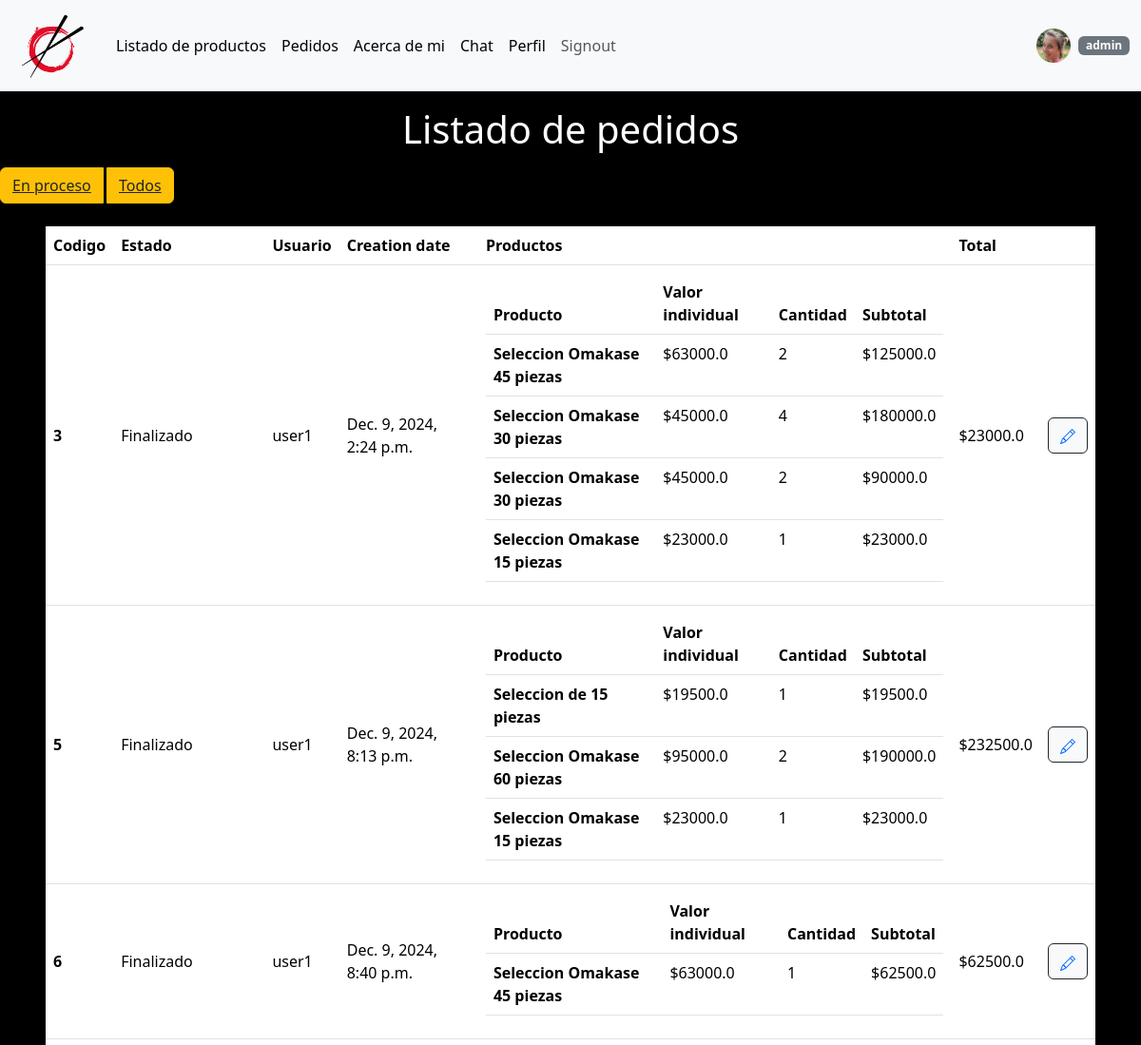
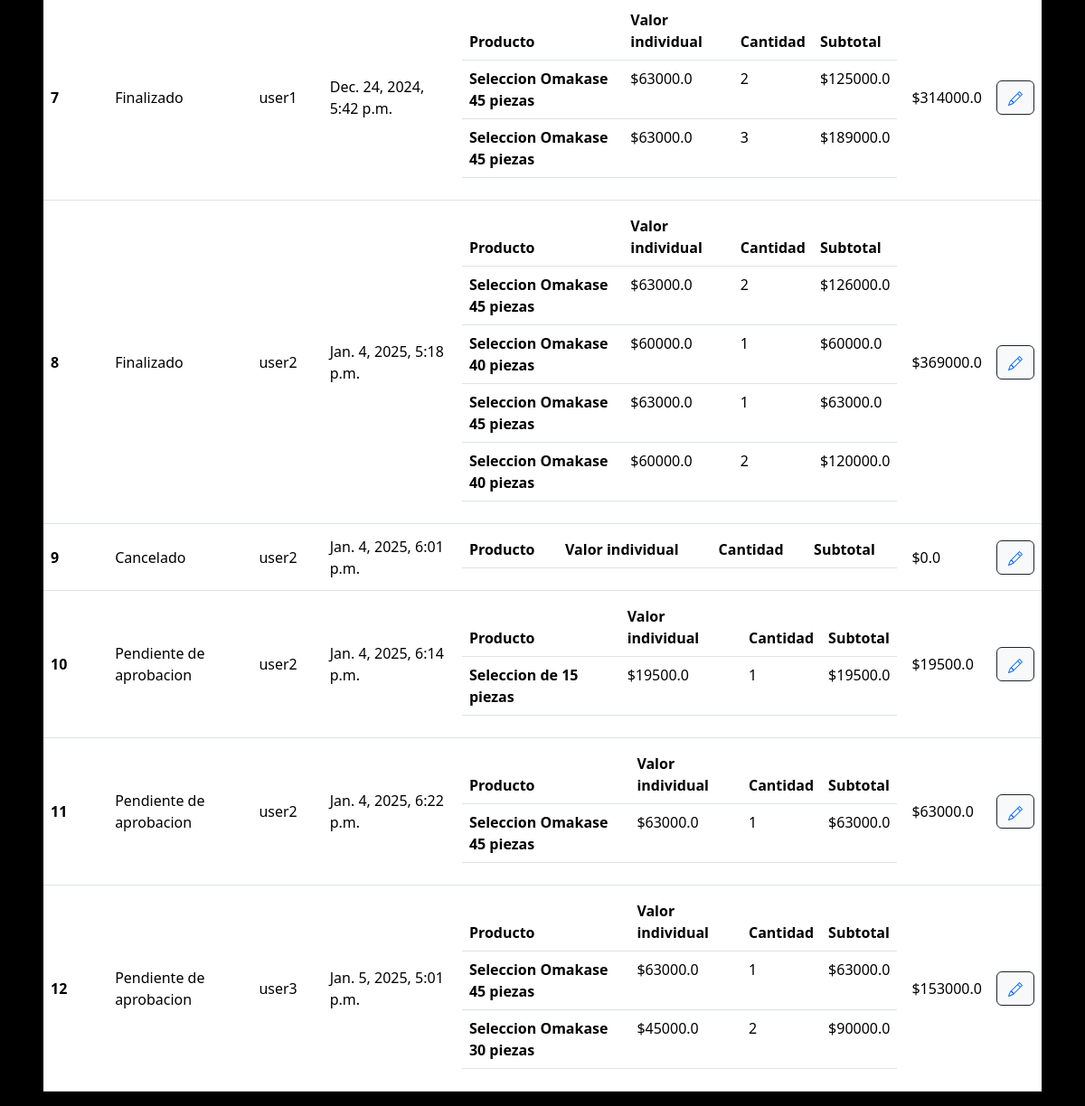
Screenshot of /requests_all (signed in) with the database file from the repository (2 pictures, top to bottom).
### core/models.py (models this page shows, shortened)
class UserInfo(models.Model):
    user = models.OneToOneField(User, on_delete=models.CASCADE)
    avatar = models.ImageField(upload_to='avatares', null=True, blank=True)
    birthDate = models.DateField(null=True)

class Purchase(models.Model):
    STATUS_CHOICES = [
        ('Para cargar', 'Para cargar'),
        ('Pendiente de aprobacion', 'Pendiente de aprobacion'),
        ('Pagado', 'Pagado'),
        ('En preparacion', 'En preparacion'),
        ('Listo para retirar', 'Listo para retirar'),
        ('Finalizado', 'Finalizado'),
        ('Cancelado', 'Cancelado')
    ]
    creation_date = models.DateTimeField(auto_now_add=True)
    products = models.ManyToManyField('Items', blank=True)
    total = models.FloatField(default=0)
    status = models.CharField(max_length=30, choices=STATUS_CHOICES, default='Para cargar')
    user = models.ForeignKey(User, on_delete=models.CASCADE, null=True, blank=True, default=1)

class Items(models.Model):
    product = models.ForeignKey(Product, on_delete=models.PROTECT)
    quantity = models.IntegerField(default=0)
    subtotal = models.FloatField(default=0)

class Product(models.Model):
    creation_date = models.DateTimeField(auto_now_add=True)
    picture = models.ImageField(upload_to='products', null=True)
    title = models.CharField(max_length=50)
    description = models.CharField(max_length=200)
    price = models.FloatField(default=0)
    stock = models.IntegerField(default=0)

### core/views.py (the view)
# urls.py: path('requests_all', views.requests_all, name='requests_all'), # ADMIN - Read all requests
@login_required(login_url='core:my-login')
def requests_all(request):
    try:
        if request.user.username == 'admin':
            purchases = Purchase.objects.exclude(status='Para cargar')
            context = {'purchases': purchases}
            return render(request, 'core/requests.html', context=context)
        return redirect("core:products")
    except:
        return redirect("core:products")

### templates/core/requests.html (shortened to what this page needs)
{% extends 'core/base.html' %}
{% load static %}
{% block content %}
<body class="bg-black">
    <h1 class="text-white text-center fw-lighter m-3">Listado de pedidos</h1>
    <div class="input-group">
      <button type="button" class="btn btn-warning text-dark">
        <a class="text-dark" href="{% url 'core:requests' %}">En proceso</a>
      </button>
      <button type="button" class="btn btn-warning text-dark">
        <a class="text-dark" href="{% url 'core:requests_all' %}">Todos</a>
      </button>
    </div>
    <br>
    <div class="mx-5">
        <table class="table table-hover">
            <thead>
              <tr>
                <th scope="col align-middle">Codigo</th>
                <th scope="col align-middle">Estado</th>
                <th scope="col align-middle">Usuario</th>
                <th scope="col align-middle">Creation date</th>
                <th scope="col align-middle">Productos</th>
                <th scope="col align-middle">Total</th>
                <th scope="col"></th>
              </tr>
            </thead>
            <tbody>
              {% for pur in purchases %}
                <tr>
                  <th scope="row" class="align-middle">{{pur.id}}</th>
                  <td class="align-middle">{{pur.status}}</td>
                  <td class="align-middle">{{pur.user}}</td>
                  <td class="align-middle">{{pur.creation_date}}</td>
                  <td>
                    <table class="table">
                      <thead>
                        <tr>
                          <th scope="col ">Producto</th>
                          <th scope="col">Valor individual</th>
                          <th scope="col">Cantidad</th>
                          <th scope="col">Subtotal</th>
                        </tr>
                      </thead>
                      <tbody>
                        {% for prod in pur.products.all %}
                          <tr>
                            <th scope="row">{{prod.product.title}}</th>
                            <td>${{prod.product.price}}</td>
                            <td>{{prod.quantity}}</td>
                            <td>${{prod.subtotal}}</td>
                          </tr>
                        {% endfor %}
                      </tbody>
                    </table>
                  </td>
                  <td class="align-middle">${{pur.total}}</td>
                  <td class="align-middle text-center">
                    <button type="button" class="btn btn-outline-dark bg-light">
                      <a href="{% url 'core:update_purchase' pur.id %}">
                      </a>
                    </button>
                  </td>
                </tr>
              {% endfor %}
            </tbody>
          </table>
    </div>
</body>
{% endblock %}

### templates/core/navbar.html (shortened to what this page needs)
{% load static %}
{% block content %}
<nav class="navbar navbar-expand-lg bg-body-tertiary">
    <div class="container-fluid">
      <a class="navbar-brand" href="{% url 'core:home' %}"><img src="{% static 'images/logo2.png' %}" alt="" class="rounded mx-2" width="70px"></a>
      <div class="collapse navbar-collapse" id="navbarSupportedContent">
        <ul class="navbar-nav me-auto mb-2 mb-lg-0">
          {% if user.is_authenticated %}
            <li class="nav-item">
              <a class="nav-link active" href="{% url 'core:products' %}">Listado de productos</a>
            </li>
            {% if not user.is_superuser %}
            <li class="nav-item">
              <a class="nav-link active" aria-current="page" href="{% url 'core:cart' %}">Mis pedidos</a>
            </li>
            {% else %}
            <li class="nav-item">
              <a class="nav-link active" aria-current="page" href="{% url 'core:requests' %}">Pedidos</a>
            </li>
            {% endif %}
            {% if user.is_superuser %}
            <li class="nav-item">
              <a class="nav-link active" aria-current="page" href="{% url 'core:aboutMe' %}">Acerca de mi</a>
            </li>
            {% endif %}
          {% endif %}
          {% if user.is_authenticated %}
          <li class="nav-item">
            <a class="nav-link active" href="{% url 'mensajeria:chat' %}">Chat</a>
          </li>
          <li class="nav-item">
            <a class="nav-link active" aria-current="page" href="{% url 'core:profile' %}">Perfil</a>
          </li>
          <li class="nav-item">
            <form action={% url 'core:user-logout' %} method="post">
              <button class="nav-link">Signout</button>
            </form>
          </li>
          {% endif %}
        </ul>
        {% if user.is_authenticated %}
        <img class="avatar avatar-xs mx-2" src="{{request.user.userinfo.avatar.url}}" alt="...">
        <span class="badge text-bg-secondary">{{request.user}}</span>
        {% endif%}
      </div>
    </div>
  </nav>
  {% endblock %}

### static/css/styles.css (style rules this page uses)
.avatar { position: relative; display: inline-block; width: 36px; height: 36px; line-height: 36px; text-align: center; border-radius: 100%; background-color: #f5f6f7; color: #8b95a5; text-transform: uppercase; }
button, input, optgroup, select, textarea { font-family: Roboto,sans-serif; font-weight: 300; }

### rows the page displays
Purchase: id "3", status "Finalizado", user "user1", creation_date "Dec. 9, 2024, 2:24 p.m.", total "23000.0"
Items: product "Seleccion Omakase 45 piezas", product.price "63000.0", quantity "2", subtotal "125000.0"
Items: product "Seleccion Omakase 30 piezas", product.price "45000.0", quantity "4", subtotal "180000.0"
Items: product "Seleccion Omakase 30 piezas", product.price "45000.0", quantity "2", subtotal "90000.0"
Items: product "Seleccion Omakase 15 piezas", product.price "23000.0", quantity "1", subtotal "23000.0"
Purchase: id "5", status "Finalizado", user "user1", creation_date "Dec. 9, 2024, 8:13 p.m.", total "232500.0"
Items: product "Seleccion de 15 piezas", product.price "19500.0", quantity "1", subtotal "19500.0"
Items: product "Seleccion Omakase 60 piezas", product.price "95000.0", quantity "2", subtotal "190000.0"
Items: product "Seleccion Omakase 15 piezas", product.price "23000.0", quantity "1", subtotal "23000.0"
Purchase: id "6", status "Finalizado", user "user1", creation_date "Dec. 9, 2024, 8:40 p.m.", total "62500.0"
Items: product "Seleccion Omakase 45 piezas", product.price "63000.0", quantity "1", subtotal "62500.0"
Purchase: id "7", status "Finalizado", user "user1", creation_date "Dec. 24, 2024, 5:42 p.m.", total "314000.0"
Items: product "Seleccion Omakase 45 piezas", product.price "63000.0", quantity "2", subtotal "125000.0"
Items: product "Seleccion Omakase 45 piezas", product.price "63000.0", quantity "3", subtotal "189000.0"
Purchase: id "8", status "Finalizado", user "user2", creation_date "Jan. 4, 2025, 5:18 p.m.", total "369000.0"
Items: product "Seleccion Omakase 45 piezas", product.price "63000.0", quantity "2", subtotal "126000.0"
Items: product "Seleccion Omakase 40 piezas", product.price "60000.0", quantity "1", subtotal "60000.0"
Items: product "Seleccion Omakase 45 piezas", product.price "63000.0", quantity "1", subtotal "63000.0"
Items: product "Seleccion Omakase 40 piezas", product.price "60000.0", quantity "2", subtotal "120000.0"
Purchase: id "9", status "Cancelado", user "user2", creation_date "Jan. 4, 2025, 6:01 p.m.", total "0.0"
Purchase: id "10", status "Pendiente de aprobacion", user "user2", creation_date "Jan. 4, 2025, 6:14 p.m.", total "19500.0"
Items: product "Seleccion de 15 piezas", product.price "19500.0", quantity "1", subtotal "19500.0"
Purchase: id "11", status "Pendiente de aprobacion", user "user2", creation_date "Jan. 4, 2025, 6:22 p.m.", total "63000.0"
Items: product "Seleccion Omakase 45 piezas", product.price "63000.0", quantity "1", subtotal "63000.0"
Purchase: id "12", status "Pendiente de aprobacion", user "user3", creation_date "Jan. 5, 2025, 5:01 p.m.", total "153000.0"
Items: product "Seleccion Omakase 45 piezas", product.price "63000.0", quantity "1", subtotal "63000.0"
Items: product "Seleccion Omakase 30 piezas", product.price "45000.0", quantity "2", subtotal "90000.0"

### other values shown
{{ request.user }} "admin"
